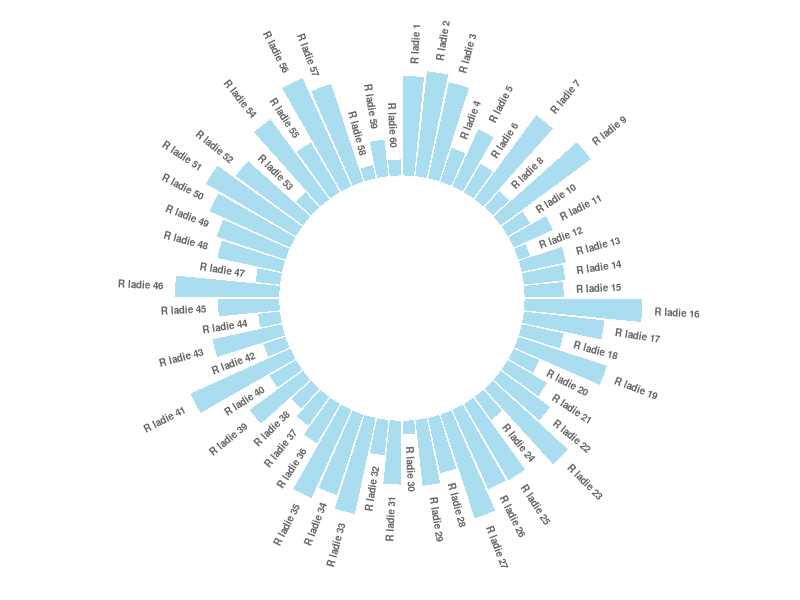

Source code (R):

# Librerias
library(ggplot2)
library(tidyverse)

# Se crea el dataset
data <- data.frame(
  id=seq(1,60),
  individual=paste( "R ladie ", seq(1,60), sep=""),
  value=sample( seq(10,100), 60, replace=T)
)

# ----- creamos un dataframe para las etiquetas ---- #
# primero definimos el nombre, la posicion de las etiquetas y el angulo de las etiquetas
label_data <- data

# calcular el angulo de las etiquetas
number_of_bar <- nrow(label_data) #numero de filas (una para cada barra)
angle <-  90 - 360 * (label_data$id-0.5) /number_of_bar     # sacamos 0.5 porque necesitamos que la letra este en el medio la barra. 

# calculamos la alineacion horizontal (hjust)
# en la parte izquierda del plot, las etiquetas tienen que tener un angulo de < -90
label_data$hjust<-ifelse( angle < -90, 1, 0)

# damos vuelta la etiqueta para que se lea bien
label_data$angle<-ifelse(angle < -90, angle+180, angle)
# ----- ------------------------------------------- ---- #


# Hacemos el plot
con_etiquetas <- ggplot(data, aes(x=as.factor(id), y=value)) +       # id como factor
  
  # This add the bars with a blue color
  geom_bar(stat="identity", fill=alpha("skyblue", 0.7)) +
  
  # Limits of the plot = very important. The negative value controls the size of the inner circle, the positive one is useful to add size over each bar
  ylim(-100,120) +
  
  # Custom the theme: no axis title and no cartesian grid
  theme_minimal() +
  theme(
    axis.text = element_blank(),
    axis.title = element_blank(),
    panel.grid = element_blank(),
    plot.margin = unit(rep(-1,4), "cm")      # Ajusta los margenes para que las etiquetas no se den vuelta!
  ) +
  
  # Agregamos coordenadas polares en vez de cartesianas
  coord_polar(start = 0) +
  
  # Agregamos las etiquetas, usando label_data dataframe que creamos anteriormente
  geom_text(data=label_data, aes(x=id, y=value+10, label=individual, hjust=hjust), color="black", fontface="bold",alpha=0.6, size=2.5, angle= label_data$angle, inherit.aes = FALSE ) 

con_etiquetas



?geom_text
